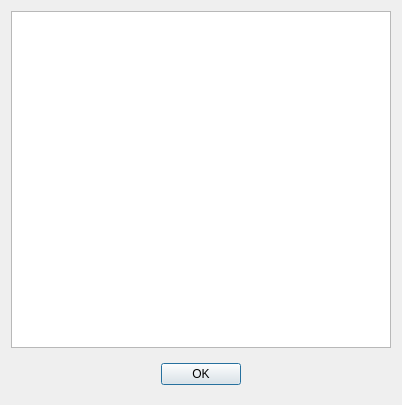
<?xml version="1.0" encoding="UTF-8"?>
<ui version="4.0">
 <class>Plugins</class>
 <widget class="QDialog" name="Plugins">
  <property name="windowModality">
   <enum>Qt::WindowModal</enum>
  </property>
  <property name="geometry">
   <rect>
    <x>0</x>
    <y>0</y>
    <width>402</width>
    <height>405</height>
   </rect>
  </property>
  <property name="windowTitle">
   <string>Плагины</string>
  </property>
  <property name="modal">
   <bool>false</bool>
  </property>
  <layout class="QVBoxLayout" name="verticalLayout">
   <item>
    <widget class="QTreeView" name="treeView">
     <property name="editTriggers">
      <set>QAbstractItemView::NoEditTriggers</set>
     </property>
     <property name="showDropIndicator" stdset="0">
      <bool>false</bool>
     </property>
     <property name="alternatingRowColors">
      <bool>true</bool>
     </property>
     <property name="selectionMode">
      <enum>QAbstractItemView::NoSelection</enum>
     </property>
     <property name="autoExpandDelay">
      <number>0</number>
     </property>
     <property name="rootIsDecorated">
      <bool>true</bool>
     </property>
     <attribute name="headerVisible">
      <bool>false</bool>
     </attribute>
    </widget>
   </item>
   <item>
    <widget class="QWidget" name="widget" native="true">
     <layout class="QHBoxLayout" name="horizontalLayout">
      <item>
       <spacer name="horizontalSpacer">
        <property name="orientation">
         <enum>Qt::Horizontal</enum>
        </property>
        <property name="sizeHint" stdset="0">
         <size>
          <width>40</width>
          <height>20</height>
         </size>
        </property>
       </spacer>
      </item>
      <item>
       <widget class="QPushButton" name="pushButton">
        <property name="sizePolicy">
         <sizepolicy hsizetype="Fixed" vsizetype="Fixed">
          <horstretch>0</horstretch>
          <verstretch>0</verstretch>
         </sizepolicy>
        </property>
        <property name="text">
         <string notr="true">OK</string>
        </property>
       </widget>
      </item>
      <item>
       <spacer name="horizontalSpacer_2">
        <property name="orientation">
         <enum>Qt::Horizontal</enum>
        </property>
        <property name="sizeHint" stdset="0">
         <size>
          <width>40</width>
          <height>20</height>
         </size>
        </property>
       </spacer>
      </item>
     </layout>
    </widget>
   </item>
  </layout>
 </widget>
 <resources/>
 <connections>
  <connection>
   <sender>pushButton</sender>
   <signal>clicked()</signal>
   <receiver>Plugins</receiver>
   <slot>close()</slot>
   <hints>
    <hint type="sourcelabel">
     <x>201</x>
     <y>375</y>
    </hint>
    <hint type="destinationlabel">
     <x>200</x>
     <y>202</y>
    </hint>
   </hints>
  </connection>
 </connections>
</ui>
